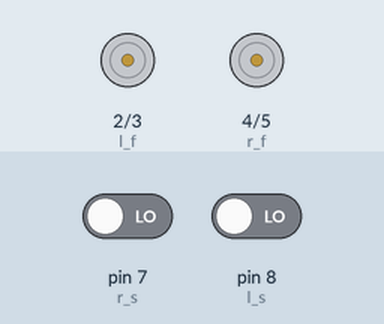
Recording of a sketch running on a simulated Arduino Uno, built with avr-gcc and run on an emulated ATmega328P. On the bench: motor-driver pin pairs drawn as motors (green arrow = first pin HIGH = forward, orange = second pin HIGH = backward, longer = more drive). Inputs (shaded band) come from the test bench; at power-on: pin 7 (r_s) LOW, pin 8 (l_s) LOW.

Above: at 1.2 s.
1.3 s: pin 7 (r_s) driven HIGH
At 1.8 s:
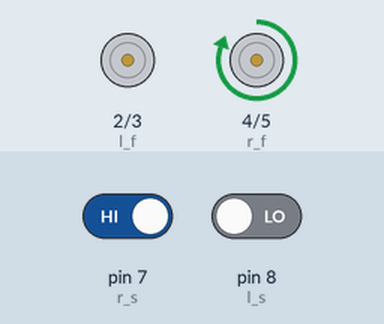
2.8 s: pin 8 (l_s) driven HIGH
At 4.0 s:
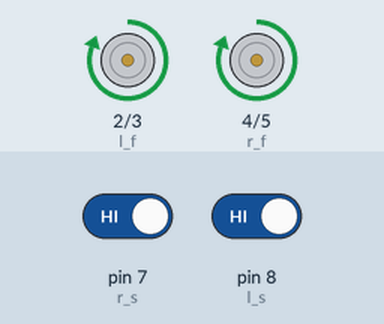
4.3 s: pin 7 (r_s) driven LOW
At 5.2 s:
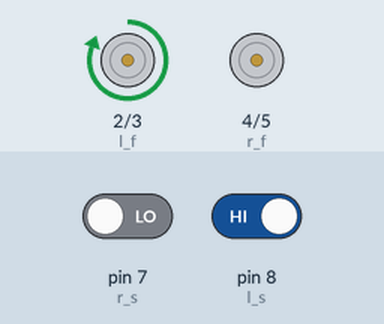
5.8 s: pin 8 (l_s) driven LOW
At 6.4 s:
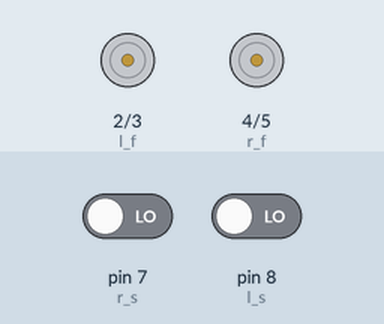
Timing chart, 0 to 8.3 s (numbered marks = the images above; inputs shaded):
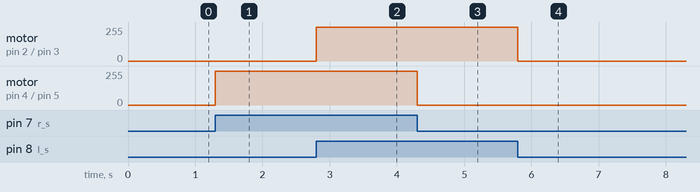

The sketch:

Line_follower.ino
```cpp
const int l_s=8,r_s=7;//ir sensors
int l_v,r_v;//values of ir sensors

const int l_f=2,l_b=3,r_f=4,r_b=5;//motors

void setup() {
  //ir sensors
  pinMode(l_s,INPUT);
  pinMode(r_s,INPUT);

  //motors
  pinMode(l_f,OUTPUT);
  pinMode(l_b,OUTPUT);
  pinMode(r_f,OUTPUT);
  pinMode(r_b,OUTPUT);
}

void forward()
{
  //left motor forward
  digitalWrite(l_f,HIGH);
  digitalWrite(l_b,LOW);

  //right motor forward
  digitalWrite(r_f,HIGH);
  digitalWrite(r_b,LOW);
}

void left()
{
  //left motor stops
  digitalWrite(l_f,LOW);
  digitalWrite(l_b,LOW);

  //right motor forward
  digitalWrite(r_f,HIGH);
  digitalWrite(r_b,LOW);
}

void right()
{
  //left motor forward
  digitalWrite(l_f,HIGH);
  digitalWrite(l_b,LOW);

  //right motor stops
  digitalWrite(r_f,LOW);
  digitalWrite(r_b,LOW);
}

void halt()
{
  //left motor stops
  digitalWrite(l_f,LOW);
  digitalWrite(l_b,LOW);

  //right motor stops
  digitalWrite(r_f,LOW);
  digitalWrite(r_b,LOW);
}

void loop() {
  //values read
  l_v=digitalRead(l_s);
  r_v=digitalRead(r_s);

  //instructions
  if(l_v==HIGH && r_v==HIGH)
    forward();
  else if(l_v==LOW && r_v==HIGH)
    left();
  else if(l_v==HIGH && r_v==LOW)
    right();
  else
    halt();
}
```

Measured:
- after the input at 1.3 s, motor on pin 4 (r_f) / pin 5 (r_b): stopped → forward 255/255 at once
- after the input at 2.8 s, motor on pin 2 (l_f) / pin 3 (l_b): stopped → forward 255/255 at once
- after the input at 4.3 s, motor on pin 4 (r_f) / pin 5 (r_b): forward 255/255 → stopped at once
- after the input at 5.8 s, motor on pin 2 (l_f) / pin 3 (l_b): forward 255/255 → stopped at once
